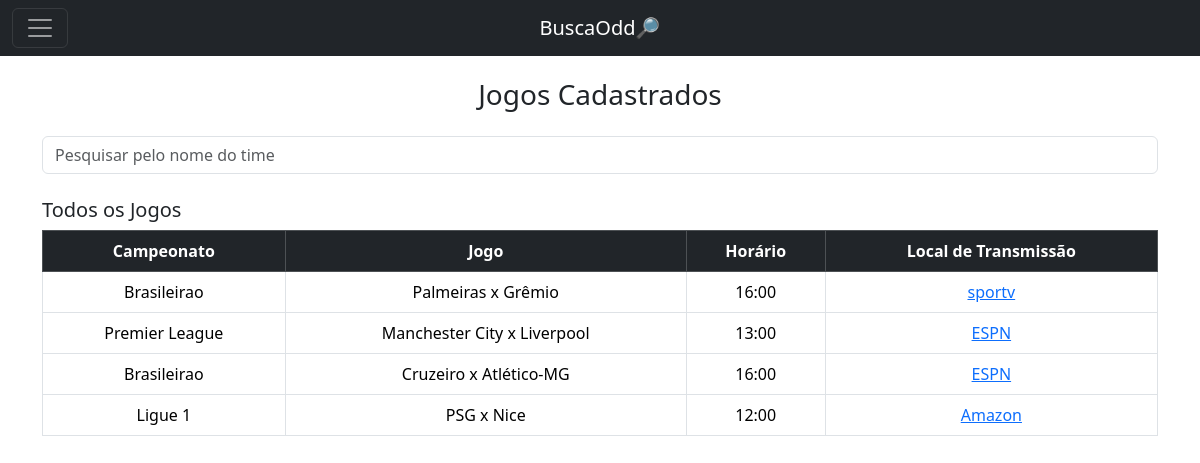
/daniel/visualizar, run on an earlier commit of the app's database.
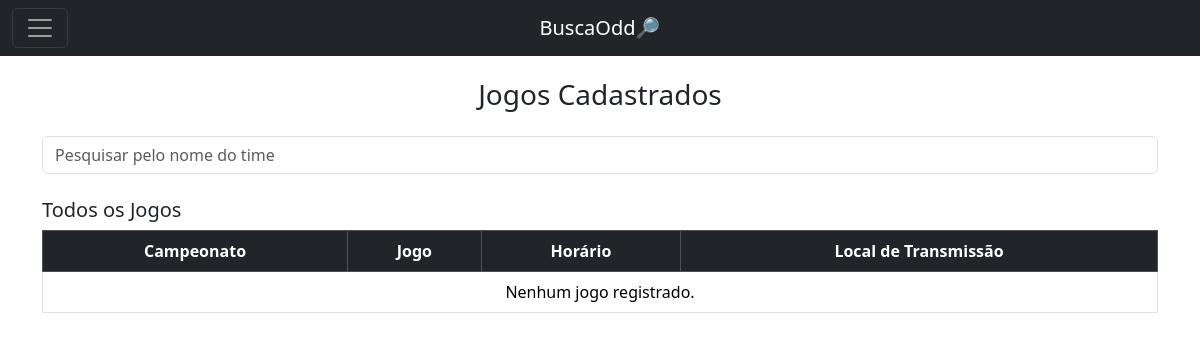
And on a later commit of the database.
### BuscaOdd/models.py (models this page shows)
class Jogo(models.Model):
    campeonato = models.CharField(max_length=255)
    time_casa = models.CharField(max_length=255)
    time_visitante = models.CharField(max_length=255)
    horario = models.TimeField()
    local_transmissao = models.CharField(max_length=255)
    link_transmissao = models.URLField(max_length=200)

### BuscaOdd/views.py (the view)
# urls.py: path('visualizar', views.visualizar_jogos, name='Visualizar'),
def visualizar_jogos(request):
    jogos = Jogo.objects.all()  # Obter todos os jogos cadastrados
    return render(request, 'visualizar_jogos.html', {'jogos': jogos})

### templates/visualizar_jogos.html (shortened to what this page needs)
{% extends 'menu.html' %}
{% load static %}
{% block body %}
<div class="container mt-5">
    <h3 class="text-center mb-4">Jogos Cadastrados</h3>
    <input type="text" id="searchInput" class="form-control mb-4" placeholder="Pesquisar pelo nome do time" onkeyup="searchGames()">
    <div class="table-responsive">
        <h5>Todos os Jogos</h5>
        <table class="table table-bordered text-center" id="jogosTable">
            <thead class="table-dark">
                <tr>
                    <th scope="col">Campeonato</th>
                    <th scope="col">Jogo</th>
                    <th scope="col">Horário</th>
                    <th scope="col">Local de Transmissão</th>
                </tr>
            </thead>
            <tbody id="jogosBody">
                {% for jogo in jogos %}
                    <tr>
                        <td>{{ jogo.campeonato }}</td>
                        <td>{{ jogo.time_casa }} x {{ jogo.time_visitante }}</td>
                        <td>{{ jogo.horario }}</td>
                        <td>
                            <a href="{{ jogo.link_transmissao }}" target="_blank">{{ jogo.local_transmissao }}</a>
                        </td>
                    </tr>
                {% empty %}
                    <tr>
                        <td colspan="5">Nenhum jogo registrado.</td>
                    </tr>
                {% endfor %}
            </tbody>
        </table>
    </div>
</div>
{% endblock %}

### templates/menu.html (shortened to what this page needs)
{% extends 'base.html' %}
{% load static %}
{% block menu %}
    <nav class="navbar navbar-dark bg-dark fixed-top">
      <div class="container-fluid position-relative">
        <button class="navbar-toggler" type="button" data-bs-toggle="offcanvas" data-bs-target="#offcanvasDarkNavbar" aria-controls="offcanvasDarkNavbar" aria-label="Toggle navigation">
          <span class="navbar-toggler-icon"></span>
        </button>
        <a class="navbar-brand position-absolute start-50 translate-middle-x" href='agenda'>BuscaOdd🔎</a>
      </div>
    </nav>
{% endblock %}

### templates/base.html (shortened to what this page needs)
{% load static %}
<!DOCTYPE html>
<html lang="pt-br">
<head>
    <link href="https://cdn.jsdelivr.net/npm/bootstrap@5.3.3/dist/css/bootstrap.min.css" rel="stylesheet">
    <link href="https://getbootstrap.com/docs/5.3/assets/css/docs.css" rel="stylesheet">
    <link rel="stylesheet" href="{% static 'css/styles.css' %}">
</head>
<body>
{% block menu %}{% endblock %}
{% block body %}{% endblock %}
</body>
</html>

### statics/css/styles.css (style rules this page uses)
body { padding-top: 30px; }
.navbar .navbar-brand { position: absolute; left: 50%; transform: translateX(-50%); }
body { margin: 0; padding-bottom: 50px; }

What changed in the data, as far as the page shows it:
removed Jogo: campeonato "Brasileirao", time_casa "Palmeiras", time_visitante "Grêmio", horario "16:00", local_transmissao "sportv"
removed Jogo: campeonato "Premier League", time_casa "Manchester City", time_visitante "Liverpool", horario "13:00", local_transmissao "ESPN"
removed Jogo: campeonato "Brasileirao", time_casa "Cruzeiro", time_visitante "Atlético-MG", horario "16:00", local_transmissao "ESPN"
removed Jogo: campeonato "Ligue 1", time_casa "PSG", time_visitante "Nice", horario "12:00", local_transmissao "Amazon"
Also different on the page:
text now shown: "Nenhum jogo registrado."
